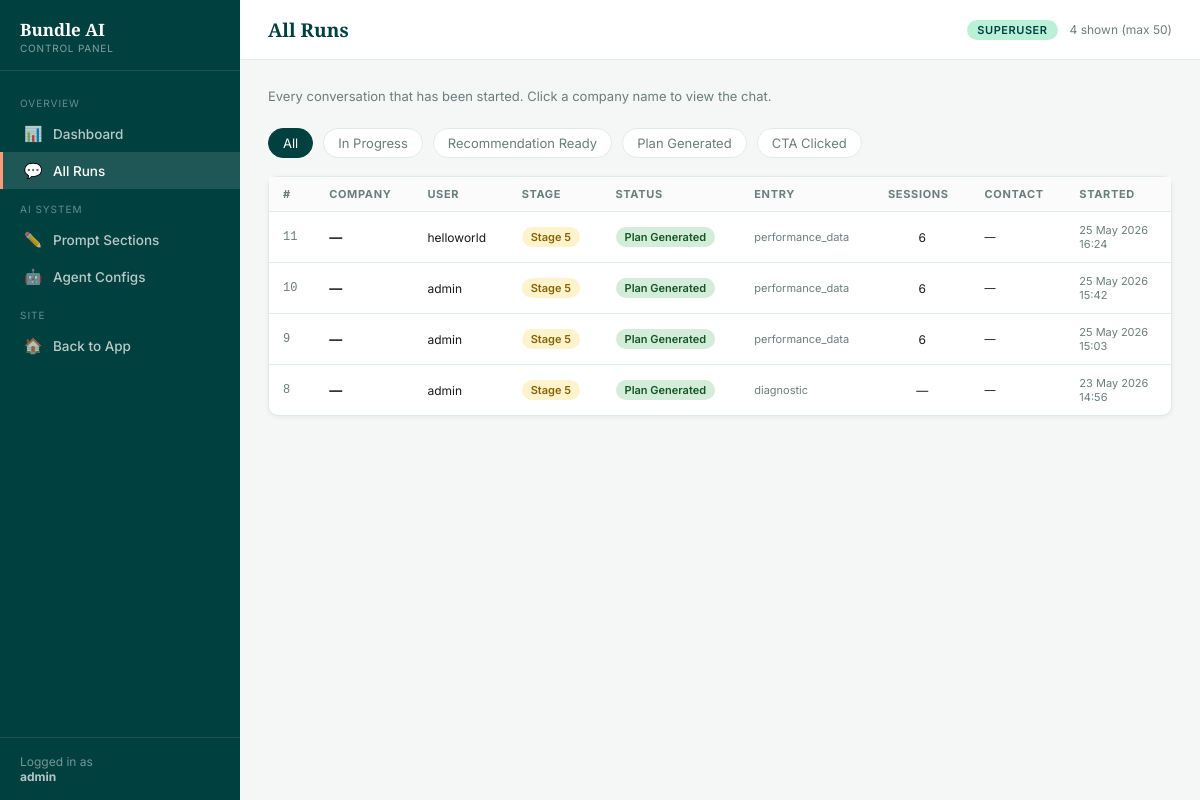
The app's page /control/runs/ (signed in) with its own data.
### builder/models.py (models this page shows, shortened)
class BuilderRun(models.Model):
    STATUS_CHOICES = [
        ('in_progress', 'In Progress'),
        ('recommendation_ready', 'Recommendation Ready'),
        ('plan_generated', 'Plan Generated'),
        ('cta_clicked', 'CTA Clicked'),
    ]
    user = models.ForeignKey(
        settings.AUTH_USER_MODEL,
        on_delete=models.CASCADE,
        null=True, blank=True,
        related_name='builder_runs',
    )
    session_key = models.CharField(max_length=200, db_index=True, blank=True)
    title = models.CharField(max_length=200, blank=True)  # display name in thread list
    status = models.CharField(max_length=30, choices=STATUS_CHOICES, default='in_progress')
    current_stage = models.IntegerField(default=1)
    company_name = models.CharField(max_length=200, blank=True)
    industry = models.CharField(max_length=200, blank=True)
    team_size = models.CharField(max_length=100, blank=True)
    training_goal = models.TextField(blank=True)
    focus_type = models.CharField(max_length=50, blank=True)
    budget_tier = models.CharField(max_length=30, blank=True)
    timeline = models.CharField(max_length=200, blank=True)
    role_title = models.CharField(max_length=200, blank=True)
    seniority_level = models.CharField(max_length=100, blank=True)
    observed_challenges = models.TextField(blank=True)
    success_metrics = models.TextField(blank=True)
    training_constraints = models.TextField(blank=True)
    entry_point = models.CharField(max_length=30, blank=True)
    target_type = models.CharField(max_length=20, blank=True)
    has_performance_data = models.CharField(max_length=20, blank=True)
    uploaded_data = models.TextField(blank=True)
    jd_content = models.TextField(blank=True)
    diagnostic_answers = models.TextField(blank=True)
    selected_scenario = models.CharField(max_length=5, blank=True)
    num_sessions = models.IntegerField(default=0)
    ai_analysis_json = models.TextField(blank=True, default='')
    final_plan_json = models.TextField(blank=True, default='')
    final_plan = models.TextField(blank=True)
    chat_history = models.TextField(blank=True, default='[]')
    user_flags = models.TextField(blank=True, default='[]')
    contact_name = models.CharField(max_length=200, blank=True)
    contact_email = models.EmailField(blank=True)
    contact_phone = models.CharField(max_length=50, blank=True)
    booked_date = models.CharField(max_length=50, blank=True)
    booked_time = models.CharField(max_length=50, blank=True)
    created_at = models.DateTimeField(auto_now_add=True)
    updated_at = models.DateTimeField(auto_now=True)
    class Meta:
        ordering = ['-updated_at']

### builder/portal_views.py (the view)
# urls.py: path('control/runs/',                               portal_views.portal_runs,          name='portal_runs'),
@_superuser_required
def portal_runs(request):
    status_filter = request.GET.get('status', '')
    qs = BuilderRun.objects.select_related('user').order_by('-created_at')
    if status_filter:
        qs = qs.filter(status=status_filter)
    runs = qs[:50]
    return render(request, 'builder/portal/runs.html', {
        'runs':          runs,
        'status_filter': status_filter,
        'status_choices': BuilderRun.STATUS_CHOICES,
    })

### builder/portal_views.py (called while the page is built)
def _superuser_required(view_fn):
    from functools import wraps
    from django.http import Http404
    @wraps(view_fn)
    def wrapper(request, *args, **kwargs):
        if not request.user.is_authenticated or not request.user.is_superuser:
            raise Http404
        return view_fn(request, *args, **kwargs)
    return wrapper

### builder/templates/builder/portal/runs.html (shortened to what this page needs)
{% extends 'builder/portal/base.html' %}
{% block nav_runs %}active{% endblock %}
{% block header_title %}All Runs{% endblock %}
{% block header_actions %}
  <span style="font-size:12px;color:var(--text-muted)">{{ runs|length }} shown (max 50)</span>
{% endblock %}
{% block content %}
<p class="page-sub">Every conversation that has been started. Click a company name to view the chat.</p>
<div class="filter-bar">
  <a href="{% url 'portal_runs' %}" class="{% if not status_filter %}active{% endif %}">All</a>
  {% for key, label in status_choices %}
  <a href="?status={{ key }}" class="{% if status_filter == key %}active{% endif %}">{{ label }}</a>
  {% endfor %}
</div>
<div class="card">
  <table class="data-table">
    <thead>
      <tr>
        <th>#</th>
        <th>Company</th>
        <th>User</th>
        <th>Stage</th>
        <th>Status</th>
        <th>Entry</th>
        <th>Sessions</th>
        <th>Contact</th>
        <th>Started</th>
      </tr>
    </thead>
    <tbody>
      {% for run in runs %}
      <tr>
        <td style="font-family:monospace;font-size:12px;color:var(--text-muted)">{{ run.id }}</td>
        <td>
          <strong>{{ run.company_name|default:"—" }}</strong>
        </td>
        <td style="font-size:12px">{{ run.user.username|default:"anon" }}</td>
        <td>
          <span class="badge {% if run.current_stage <= 2 %}badge-blue{% elif run.current_stage <= 4 %}badge-teal{% elif run.current_stage == 5 %}badge-orange{% else %}badge-purple{% endif %}">
            Stage {{ run.current_stage }}
          </span>
        </td>
        <td>
          <span class="badge {% if run.status == 'in_progress' %}badge-gray{% elif run.status == 'plan_generated' %}badge-green{% elif run.status == 'cta_clicked' %}badge-purple{% else %}badge-teal{% endif %}">
            {{ run.get_status_display }}
          </span>
        </td>
        <td style="font-size:11px;color:var(--text-muted)">{{ run.entry_point|default:"—" }}</td>
        <td style="font-size:12px;text-align:center">
          {% if run.num_sessions %}{{ run.num_sessions }}{% else %}—{% endif %}
        </td>
        <td style="font-size:11px">
          {% if run.contact_email %}
          <div>{{ run.contact_name }}</div>
          <div style="color:var(--text-muted)">{{ run.contact_email }}</div>
          {% else %}—{% endif %}
        </td>
        <td style="font-size:11px;color:var(--text-muted);white-space:nowrap">{{ run.created_at|date:"d M Y" }}<br>{{ run.created_at|date:"H:i" }}</td>
      </tr>
      {% endfor %}
    </tbody>
  </table>
</div>
{% endblock %}

### builder/templates/builder/portal/base.html (shortened to what this page needs)
{% load static %}
<!DOCTYPE html>
<html lang="en">
<head>
</head>
<body>
<div class="portal-shell">
  <nav class="portal-sidebar">
    <div class="sidebar-brand">
      <div class="sidebar-brand-label">Bundle AI</div>
      <div class="sidebar-brand-sub">Control Panel</div>
    </div>
    <div class="sidebar-nav">
      <div class="nav-section-label">Overview</div>
      <a href="{% url 'portal_dashboard' %}" class="nav-item {% block nav_dashboard %}{% endblock %}">
        <span class="nav-icon">📊</span> Dashboard
      </a>
      <a href="{% url 'portal_runs' %}" class="nav-item {% block nav_runs %}{% endblock %}">
        <span class="nav-icon">💬</span> All Runs
      </a>
      <div class="nav-section-label">AI System</div>
      <a href="{% url 'portal_prompts' %}" class="nav-item {% block nav_prompts %}{% endblock %}">
        <span class="nav-icon">✏️</span> Prompt Sections
      </a>
      <a href="{% url 'portal_agents' %}" class="nav-item {% block nav_agents %}{% endblock %}">
        <span class="nav-icon">🤖</span> Agent Configs
      </a>
      <div class="nav-section-label">Site</div>
      <a href="{% url 'index' %}" class="nav-item">
        <span class="nav-icon">🏠</span> Back to App
      </a>
    </div>
    <div class="sidebar-footer">
      Logged in as<br>
      <strong>{{ request.user.username }}</strong>
    </div>
  </nav>
  <div class="portal-main">
    <header class="portal-header">
      <h1>{% block header_title %}Control Panel{% endblock %}</h1>
      <span class="header-badge">Superuser</span>
      {% block header_actions %}{% endblock %}
    </header>
    <div class="portal-body">
      {% block content %}{% endblock %}
    </div>
  </div>
</div>
</body>
</html>

### builder/templates/builder/portal/base.html (style rules this page uses)
*, *::before, *::after { box-sizing: border-box; margin: 0; padding: 0; }
:root { --teal: #00403F; --teal-mid: #00574F; --teal-accent: #3B9A8D; --coral: #FF9B7A; --mint: #BAF0D8; --mint-pale: #F0FAF7; --bg: #F5F7F6; --surface: #FFFFFF; --border: #E2EAE8; --text: #1A1A1A; --text-muted: #6B7E7B; --sidebar-w: 240px; --header-h: 60px; --font: 'Inter', -apple-system, sans-serif; --font-head: 'Zilla Slab', Georgia, serif; --shadow-sm: 0 1px 4px rgba(0,64,63,.08); --shadow-md: 0 4px 20px rgba(0,64,63,.10); --radius: 10px; --radius-sm: 6px; }
html, body { height: 100%; font-family: var(--font); font-size: 14px; color: var(--text); background: var(--bg); }
a { color: var(--teal-accent); text-decoration: none; }
.portal-shell { display: flex; height: 100vh; overflow: hidden; }
.portal-sidebar { width: var(--sidebar-w); background: var(--teal); display: flex; flex-direction: column; flex-shrink: 0; overflow-y: auto; }
.sidebar-brand { padding: 20px 20px 16px; border-bottom: 1px solid rgba(255,255,255,.10); }
.sidebar-brand-label { font-family: var(--font-head); font-size: 17px; color: #fff; font-weight: 700; line-height: 1.2; }
.sidebar-brand-sub { font-size: 10px; color: rgba(255,255,255,.5); text-transform: uppercase; letter-spacing: .08em; margin-top: 2px; }
.sidebar-nav { flex: 1; padding: 12px 0; }
.nav-section-label { font-size: 10px; text-transform: uppercase; letter-spacing: .1em; color: rgba(255,255,255,.4); padding: 14px 20px 6px; }
.nav-item { display: flex; align-items: center; gap: 10px; padding: 9px 20px; color: rgba(255,255,255,.72); font-size: 13.5px; font-weight: 500; border-radius: 0; cursor: pointer; transition: background .15s, color .15s; border-left: 3px solid transparent; }
.nav-item.active { background: rgba(255,255,255,.12); color: #fff; border-left-color: var(--coral); }
.nav-item .nav-icon { font-size: 15px; width: 20px; text-align: center; flex-shrink: 0; }
.sidebar-footer { padding: 16px 20px; border-top: 1px solid rgba(255,255,255,.10); font-size: 12px; color: rgba(255,255,255,.45); }
.sidebar-footer strong { color: rgba(255,255,255,.7); }
.portal-main { flex: 1; overflow-y: auto; display: flex; flex-direction: column; }
.portal-header { height: var(--header-h); background: var(--surface); border-bottom: 1px solid var(--border); display: flex; align-items: center; padding: 0 28px; gap: 12px; flex-shrink: 0; }
.portal-header h1 { font-family: var(--font-head); font-size: 19px; font-weight: 700; color: var(--teal); flex: 1; }
.header-badge { background: var(--mint); color: var(--teal); font-size: 11px; font-weight: 600; padding: 3px 10px; border-radius: 20px; text-transform: uppercase; letter-spacing: .05em; }
.portal-body { flex: 1; padding: 28px; }
.card { background: var(--surface); border: 1px solid var(--border); border-radius: var(--radius); box-shadow: var(--shadow-sm); }
.data-table { width: 100%; border-collapse: collapse; font-size: 13px; }
.data-table th { text-align: left; padding: 10px 14px; font-size: 11px; text-transform: uppercase; letter-spacing: .06em; color: var(--text-muted); border-bottom: 1px solid var(--border); background: #FAFBFA; white-space: nowrap; }
.data-table td { padding: 11px 14px; border-bottom: 1px solid var(--border); vertical-align: middle; }
.data-table tr:last-child td { border-bottom: none; }
.badge { display: inline-block; padding: 3px 9px; border-radius: 20px; font-size: 11px; font-weight: 600; }
.badge-green { background: #d4edda; color: #155724; }
.badge-orange { background: #fff3cd; color: #856404; }
.page-sub { font-size: 13px; color: var(--text-muted); margin-bottom: 24px; }
.filter-bar { display: flex; gap: 10px; align-items: center; margin-bottom: 18px; flex-wrap: wrap; }
.filter-bar a { font-size: 13px; padding: 6px 14px; border-radius: 20px; border: 1px solid var(--border); color: var(--text-muted); background: var(--surface); transition: all .15s; }
.filter-bar a:hover, .filter-bar a.active { background: var(--teal); color: #fff; border-color: var(--teal); }

### records on screen
BuilderRun: id "11", company_name "—", user.username "helloworld", current_stage "5", status "Plan Generated", entry_point "performance_data", num_sessions "6", created_at "25 May 2026", created_at "16:24"
BuilderRun: id "10", company_name "—", user.username "admin", current_stage "5", status "Plan Generated", entry_point "performance_data", num_sessions "6", created_at "25 May 2026", created_at "15:42"
BuilderRun: id "9", company_name "—", user.username "admin", current_stage "5", status "Plan Generated", entry_point "performance_data", num_sessions "6", created_at "25 May 2026", created_at "15:03"
BuilderRun: id "8", company_name "—", user.username "admin", current_stage "5", status "Plan Generated", entry_point "diagnostic", created_at "23 May 2026", created_at "14:56"

### other values on screen
{{ request.user.username }} "admin"
{{ runs|length }} "4"
{{ label }} "In Progress" "Recommendation Ready" "Plan Generated" "CTA Clicked"
